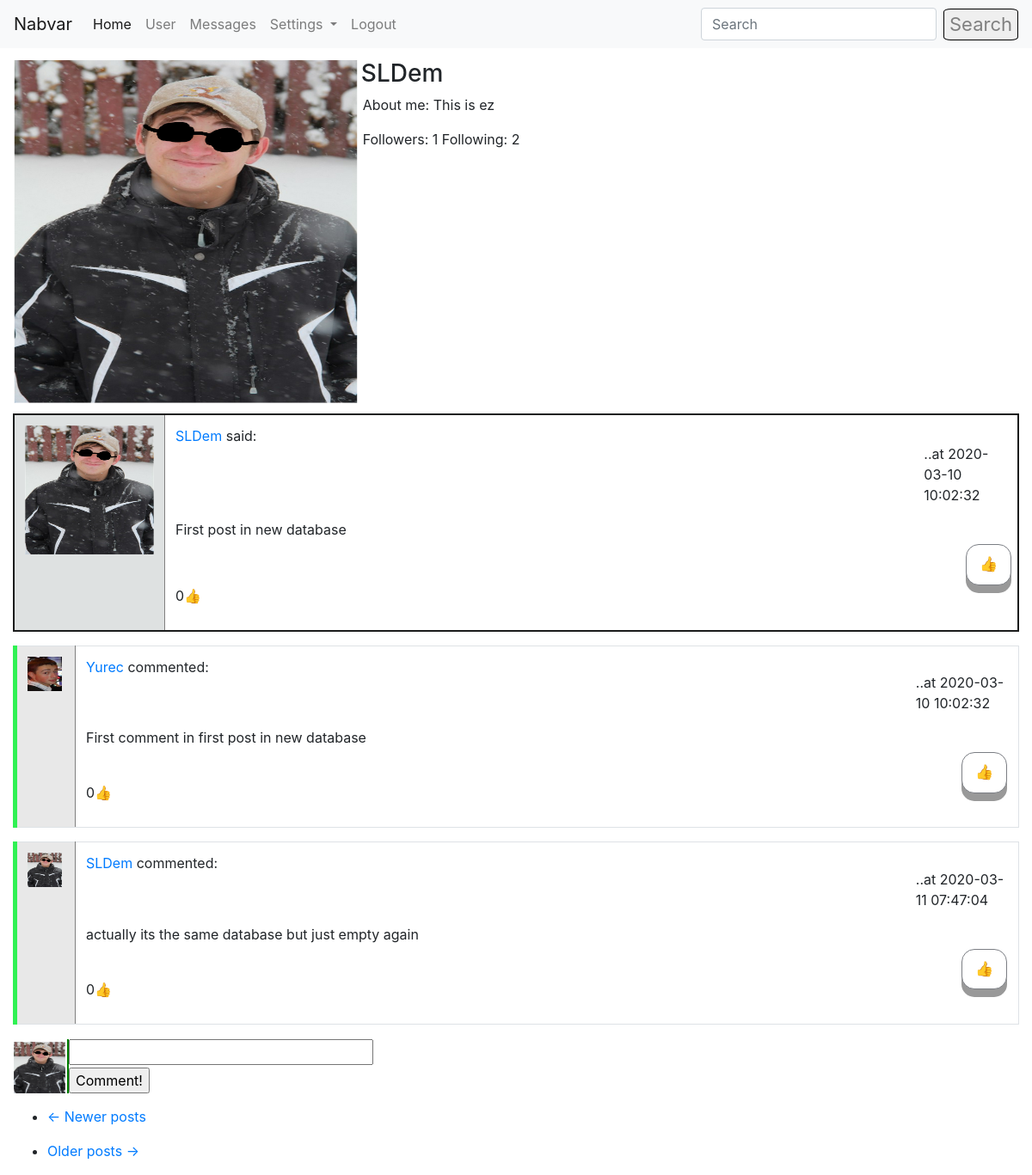
The app's page /user/SLDem (signed in) with its own data.
### app/models.py (models this page shows, shortened)
class User(UserMixin, db.Model):
    id = db.Column(db.Integer, primary_key=True)
    username = db.Column(db.String(64), index=True, unique=True)
    email = db.Column(db.String(124), index=True, unique=True)
    password_hash = db.Column(db.String(128))
    about_me = db.Column(db.String(1024))
    last_seen = db.Column(db.DateTime, default=datetime.utcnow())
    avatar_set = db.Column(db.Boolean, default=False)
    posts = db.relationship("Post", backref='author', lazy='dynamic')
    comments = db.relationship("Comment", backref='commenter', lazy='dynamic')
    followed = db.relationship(
        'User', secondary=followers,
        primaryjoin=(followers.c.follower_id == id),
        secondaryjoin=(followers.c.followed_id == id),
        backref=db.backref('followers', lazy='dynamic'), lazy='dynamic')
    liked = db.relationship(
        'PostLike',
        foreign_keys='PostLike.user_id',
        backref='user', lazy='dynamic')
    comment_liked = db.relationship(
        'CommentLike',
        foreign_keys='CommentLike.user_id',
        backref='user', lazy='dynamic')
    messages_sent = db.relationship(
        'Message',
        foreign_keys='Message.sender_id',
        backref='author', lazy='dynamic')
    messages_received = db.relationship(
        'Message',
        foreign_keys='Message.recipient_id',
        backref='recipient', lazy='dynamic')
    def liked_post(self, post):
        return PostLike.query.filter(PostLike.user_id == self.id,
                                     PostLike.post_id == post.id).count() > 0
    def liked_comment(self, comment):
        return CommentLike.query.filter(CommentLike.user_id == self.id,
                                        CommentLike.comment_id == comment.id).count() > 0

class Post(db.Model):
    id = db.Column(db.Integer, primary_key=True)
    body = db.Column(db.String(140))
    timestamp = db.Column(db.DateTime, index=True, default=datetime.utcnow())
    user_id = db.Column(db.Integer, db.ForeignKey('user.id'))
    likes = db.relationship('PostLike', backref='post', lazy='dynamic')
    comments = db.relationship('Comment', backref='comment', lazy='dynamic')

class Comment(db.Model):
    id = db.Column(db.Integer, primary_key=True)
    body = db.Column(db.String(1028))
    timestamp = db.Column(db.DateTime(), default=datetime.utcnow(), index=True)
    post_id = db.Column(db.Integer, db.ForeignKey('post.id'))
    user_id = db.Column(db.Integer, db.ForeignKey('user.id'))
    comment_likes = db.relationship('CommentLike', backref='comment', lazy='dynamic')

### app/routes.py (the view)
@login_required
@app.route('/user/<username>')
def user(username):
    if current_user.is_authenticated:
        user = User.query.filter_by(username=username).first_or_404()
        page = request.args.get('page', 1, type=int)
        comments = Comment.query.all()
        posts = user.posts.order_by(Post.timestamp.desc()).paginate(
            page, 5, False)
        next_url = url_for('user', username=user.username, page=posts.next_num) if posts.has_next else None
        prev_url = url_for('user', username=user.username, page=posts.prev_num) if posts.has_prev else None
        return render_template('user.html', title='User Page', user=user, username=current_user.username,
                               posts=posts.items, comments=comments, next_url=next_url, prev_url=prev_url)
    return redirect(url_for('login'))

### app/models.py (called while the page is built)
@login.user_loader
def load_user(id):
    return User.query.get(int(id))

### app/routes.py (called while the page is built)
@app.before_request
def before_request():
    if current_user.is_authenticated:
        current_user.last_seen = datetime.utcnow()
        db.session.commit()

### app/templates/user.html (shortened to what this page needs)
{% extends "base.html" %}
{% block app_content %}
    <table style="margin-top: 1%; ">
        <tr valign="top" style="width: 100%;">
            <td>
                {% if user.avatar_set %}
                    <img height="400px" width="400px" src="/static/{{user.username}}.jpg">
                {% else %}
                    <img style="border-style: solid; border-radius: 10%; border-color: black; border-width: 1px; background-color: white;" src="{{ avatars.robohash(user.username, size='400') }}" />
                {% endif %}
            </td>
            <td>
                <h3 style="margin-left: 1%;">{{ user.username }}</h3>
                {% if user.about_me %}
                    <p style="margin-left: 2%; width: 220%;">About me: {{ user.about_me }}</p>
                {% endif %}
                <p style="margin-left: 2%; width: 220%;">Followers: {{ user.followers.count() }} Following: {{ user.followed.count() }}</p>
            </td>
        </tr>
    </table>
<div style="margin-top: 1%;">
    {% for post in posts %}
        {% include "_post.html" %}
    {% endfor %}
    <nav aria-label="...">
        <ul class="pager">
            <li class="previous{% if not prev_url %} disabled{% endif %}">
                <a href="{{ prev_url or '#' }}">
                    <span aria-hidden="true">&larr;</span> Newer posts
                </a>
            </li>
        </ul>
        <ul>
            <li class="next{% if not next_url %} disabled{% endif %}">
                <a href="{{ next_url or '#' }}">
                    Older posts <span aria-hidden="true">&rarr;</span>
                </a>
            </li>
        </ul>
    </nav>
</div>
{% endblock %}

### app/templates/_post.html (shortened to what this page needs)
<table class="table table-bordered">
    <tr style="border: solid; border-color: #1B1C1C; border-width: 2px;">
        <td width="70x" style="background-color: #DEE1E1; border-right: 1px solid grey;">
            <a href="{{ url_for('user', username=post.author.username) }}">
                {% if post.author.avatar_set %}
                    <img height="150px" width="150px" src="{{ url_for('static', filename=post.author.username + '.jpg') }}">
                {% else %}
                    <img style="border-style: solid; border-radius: 10%; border-color: black; border-width: 1px; background-color: white;" src="{{ avatars.robohash(post.author.username, size='150') }}" />
                {% endif %}
            </a>
        </td>
        <td>
            <p><a href="{{ url_for('user', username=post.author.username) }}">
                {{ post.author.username }}
            </a>said: </p> <p style="margin-left: 90%; margin-top: -2%;">..at {{post.timestamp.replace(microsecond=0)}}</p>
            <p style="width: 60%;" id="post{{ post.id }}">{{ post.body }}</p>
            {% if current_user.liked_post(post) %}
                <a href="{{ url_for('like_action', post_id=post.id, action='dislike') }}"><div class="button" style="margin-left: 95%; margin-top: -2%;">&#128078</div></a>
            {% else %}
                <a href="{{ url_for('like_action', post_id=post.id, action='like') }}"><div class="button" style="margin-left: 95%; margin-top: -2%;">&#128077</div></a>
            {% endif %}
            <p style="width: 11%;">{{ post.likes.count() }}&#128077</p>
        </td>
    </tr>
    {% for comment in comments %}
        {% if comment in post.comments %}
            {% include "_comment.html" %}
        {% endif %}
    {% endfor %}
</table>
<table>
    <tr>
        <td>
            {% if current_user.avatar_set %}
                <img style="margin-bottom: 20%;" height="60px" width="60px" src="{{ url_for('static', filename=current_user.username + '.jpg') }}">
            {% else %}
                <img style="border-style: solid; border-radius: 10%; border-color: black; border-width: 1px; background-color: white;" src="{{ avatars.robohash(current_user.username, size='30') }}" />
            {% endif %}
        </td>
        <td style="margin-right: 2%;">
            <form action="{{ url_for('comment', post_id=post.id) }}" method="post" style="margin-bottom: 4%; border-left: 2px solid green;">
            <input style="width: 100%; margin-bottom: 1%;" type=text name=comment>
            <input type=submit value=Comment!>
            </form>
        </td>
    </tr>
</table>

### app/templates/_comment.html
<table class="table table-bordered" style="border-left: 5px solid; border-color: #30F153">
    <tr>
        <td width="70x" style="background-color: #E8E8E8; border-right: 1px solid grey;">
            <a href="{{ url_for('user', username=comment.commenter.username) }}">
                {% if comment.commenter.avatar_set %}
                    <img height="40px" width="40px" src="{{ url_for('static', filename=comment.commenter.username + '.jpg') }}">
                {% else %}
                    <img style="border-style: solid; border-radius: 10%; border-color: black; border-width: 1px; background-color: white;" src="{{ avatars.robohash(comment.commenter.username, size='40') }}" />
                {% endif %}
            </a>
        </td>
        <td>
            <p><a href="{{ url_for('user', username=comment.commenter.username) }}">
                {{ comment.commenter.username }}
            </a>commented: </p> <p style="margin-left: 90%; margin-top: -2%;">..at {{comment.timestamp.replace(microsecond=0)}}</p>
            <p style="width: 60%;">{{ comment.body }}</p>
            {% if current_user.liked_comment(comment) %}
                <a href="{{ url_for('comment_like_action', comment_id=comment.id, action='dislike') }}"><div class="button" style="margin-left: 95%; margin-top: -2%; margin-bottom: -10%;">&#128078</div></a>
            {% else %}
                <a href="{{ url_for('comment_like_action', comment_id=comment.id, action='like') }}"><div class="button" style="margin-left: 95%; margin-top: -2%; margin-bottom: -10%;">&#128077</div></a>
            {% endif %}
            <p style="width: 11%;">{{ comment.comment_likes.count() }}&#128077</p>
        </td>
    </tr>
</table>

### app/templates/base.html (style rules this page uses)
.button { outline: none !important; display: inline-block; padding: 10px 15px; font-size: 17px; cursor: pointer; text-align: center; text-decoration: none; outline: none; color: black !important; background-color: white; border: solid; border-color: #7B7E84; border-width: 1px; border-radius: 15px; box-shadow: 0 9px #999; }

### records on screen
User: username (picture), username "SLDem", about_me "This is ez"
Post: username (picture), author.username "SLDem", timestamp.replace "2020-03-10 10:02:32", body "First post in new database", likes.count "0"
Comment: username (picture), commenter.username "Yurec", timestamp.replace "2020-03-10 10:02:32", body "First comment in first post in new database", comment_likes.count "0"
Comment: username (picture), commenter.username "SLDem", timestamp.replace "2020-03-11 07:47:04", body "actually its the same database but just empty again", comment_likes.count "0"

### other values on screen
{{ user.followers.count() }} "1"
{{ user.followed.count() }} "2"
